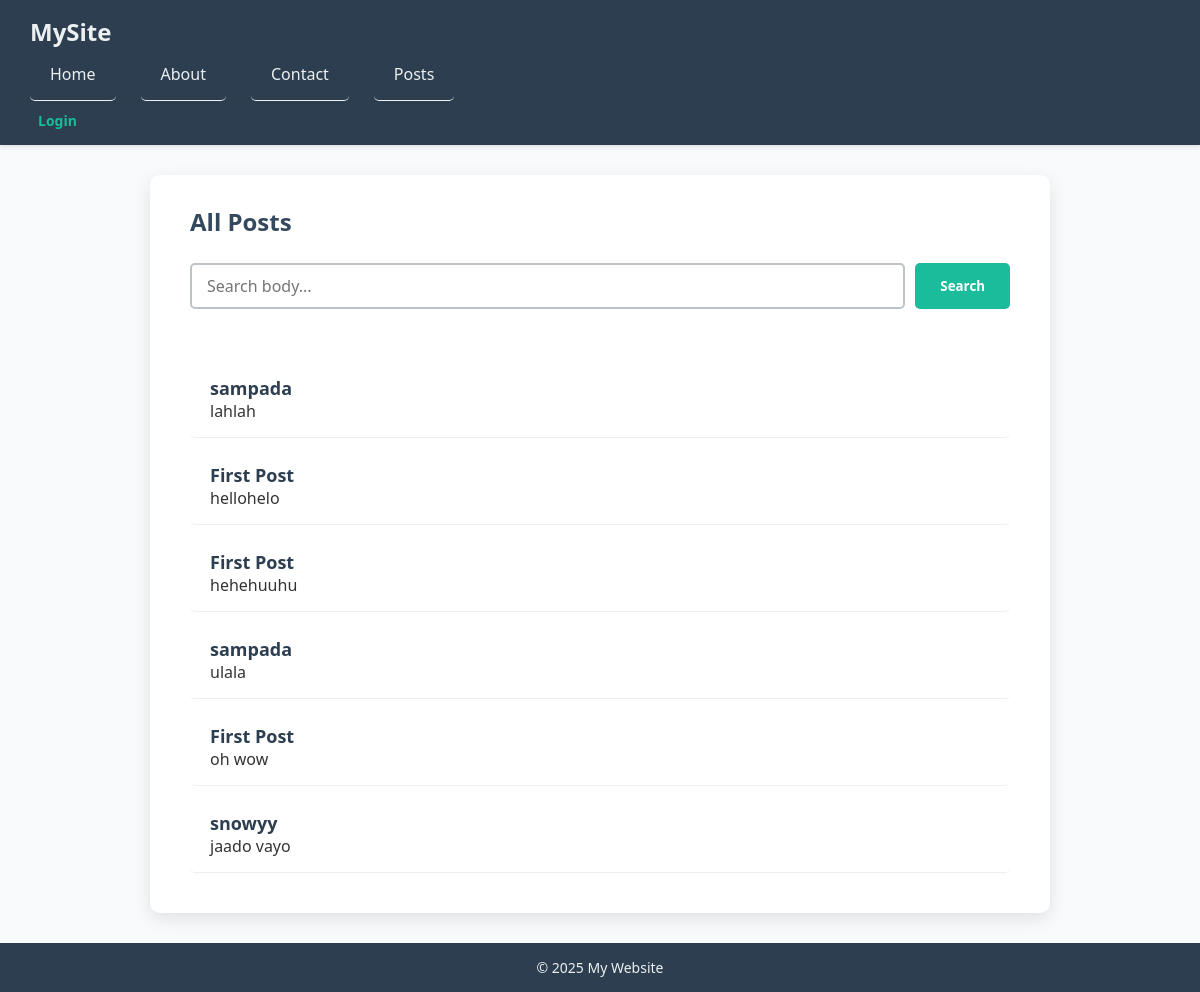
Page /post/ on the earlier database version.
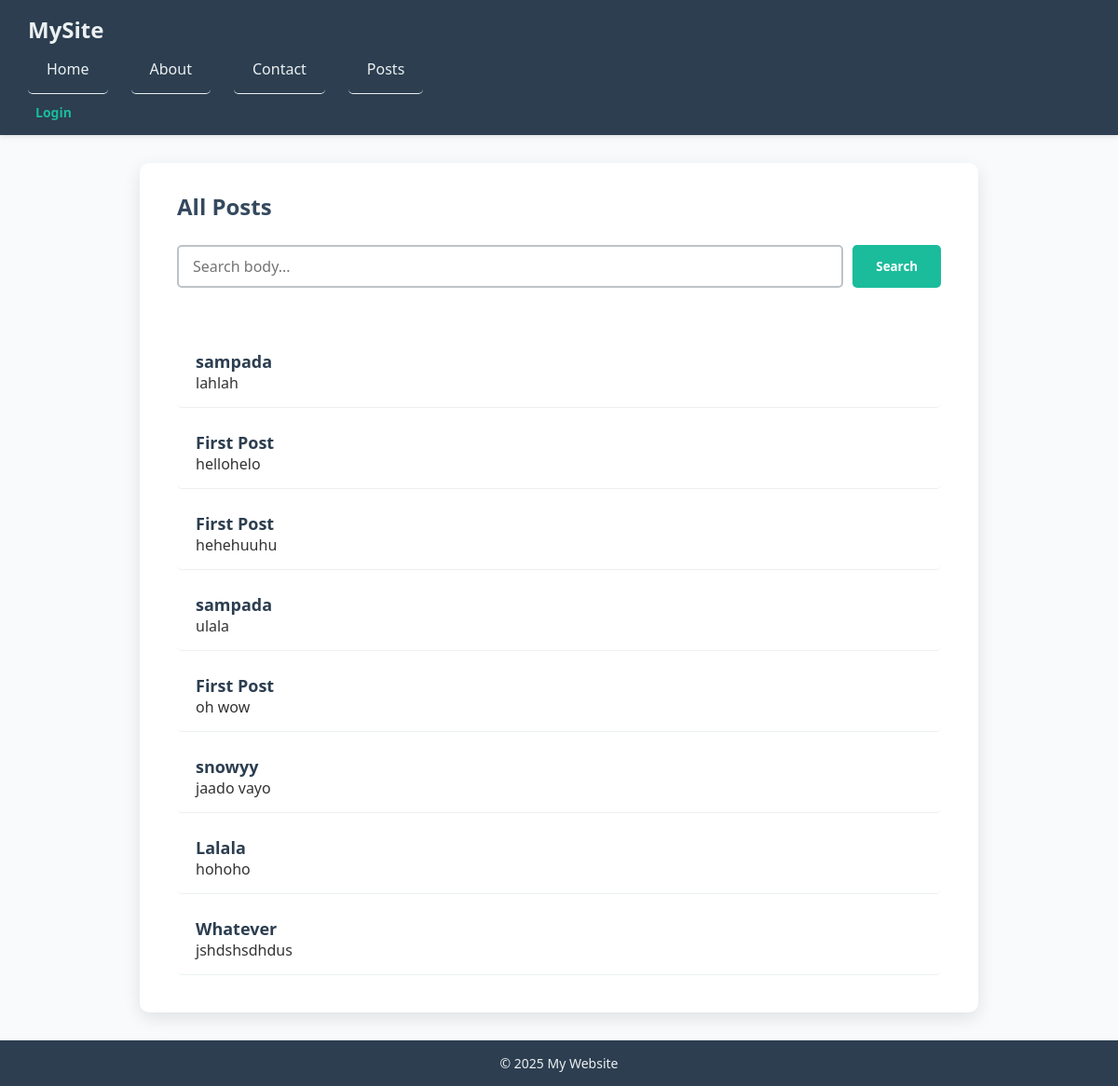
Same page on the later database version.
### post/models.py (models this page shows, shortened)
class Post(models.Model):
    title = models.CharField(max_length=120, null=False, blank=False)
    body = models.TextField(null=False, blank=False)
    author = models.ForeignKey(User, null=False, blank=False, on_delete=models.DO_NOTHING)
    pass

### post/views.py (the view)
# urls.py: path('post/', list_post, name="list-post"),
def list_post(request):
    posts = Post.objects.all()
    return render(
        request,
        'post/list.html',
        context={
            "posts": posts,
        }
    )

### post/templates/post/list.html (shortened to what this page needs)
{% extends "post/base.html" %}
{% block content %}
<h2>All Posts</h2>
<form method="get">
  <input type="text" name="search" placeholder="Search body..." value="{{ request.GET.search }}">
  <button type="submit">Search</button>
</form>
<br>
{% if posts %}
  <ul>
    {% for post in posts %}
      <li>
        <strong>{{ post.title }}</strong><br>
        {{ post.body|truncatewords:20 }}
      </li>
    {% endfor %}
  </ul>
{% else %}
  <p>No posts found.</p>
{% endif %}
{% endblock %}

Differences in the rows shown:
added Post: title "Lalala", body "hohoho"
added Post: title "Whatever", body "jshdshsdhdus"
